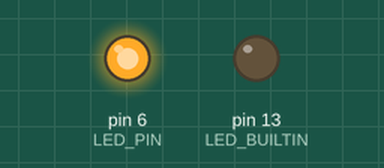
This sketch was run on a simulated Arduino Uno, built with avr-gcc and run on an emulated ATmega328P. Shown: output pins drawn as LEDs (lit = HIGH).

Above: at 0.5 s.
At 6.0 s:
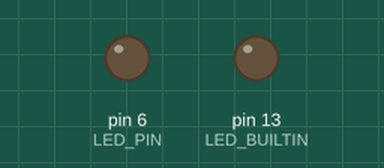
Timing chart, 0 to 9.1 s (numbered marks = the images above):
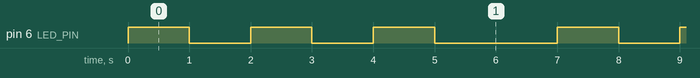

The sketch:

sketch_led.ino
```cpp
#define LED_PIN 6 // 12 not PWM compat, but 11 is

void setup() {
  // put your setup code here, to run once:
  pinMode(LED_PIN, OUTPUT);
  analogWrite(LED_PIN, 10); // 55 * 0.04 = 10.2
  pinMode(LED_BUILTIN, OUTPUT);

}

void loop() {
  // put your main code here, to run repeatedly:
  digitalWrite(LED_PIN, HIGH);
  delay(1000);
  digitalWrite(LED_PIN, LOW);
  delay(1000);
  digitalWrite(LED_PIN, HIGH);
  delay(1000);
  digitalWrite(LED_PIN, LOW);
  delay(1000);
  analogWrite(LED_PIN, 255);
  digitalWrite(LED_PIN, HIGH);
  delay(1000);
  digitalWrite(LED_PIN, LOW);
  delay(2000);
}
```

Measured:
- by itself, pin 6 (LED_PIN): repeats every 7.0 s: 2 × (LOW 1.0 s, HIGH 1.0 s), LOW 2.0 s, HIGH 1.0 s
- by itself, everything shown: repeats every 7.0 s, in 6 steps
